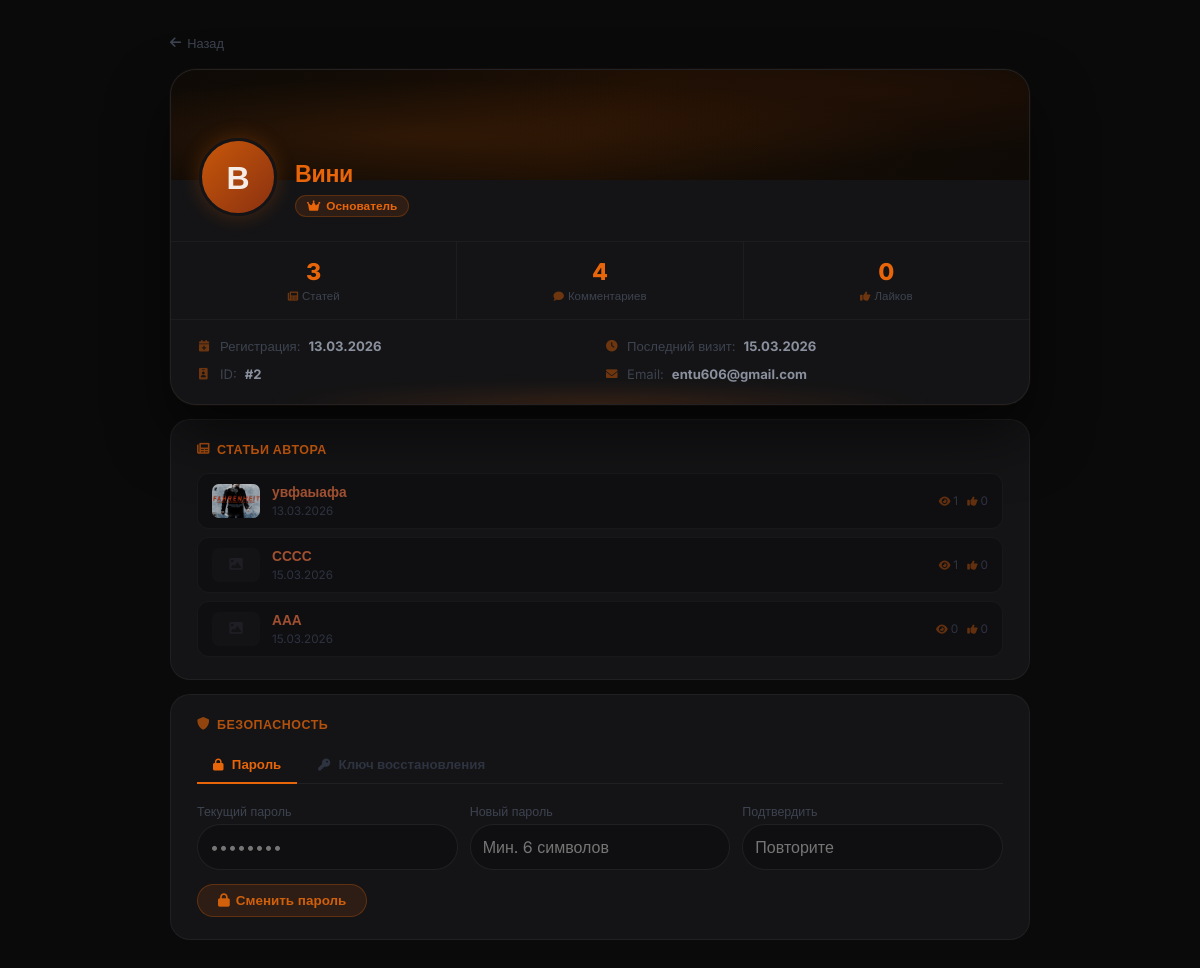
The page /profile/Вини (signed in) on the database as committed earlier.
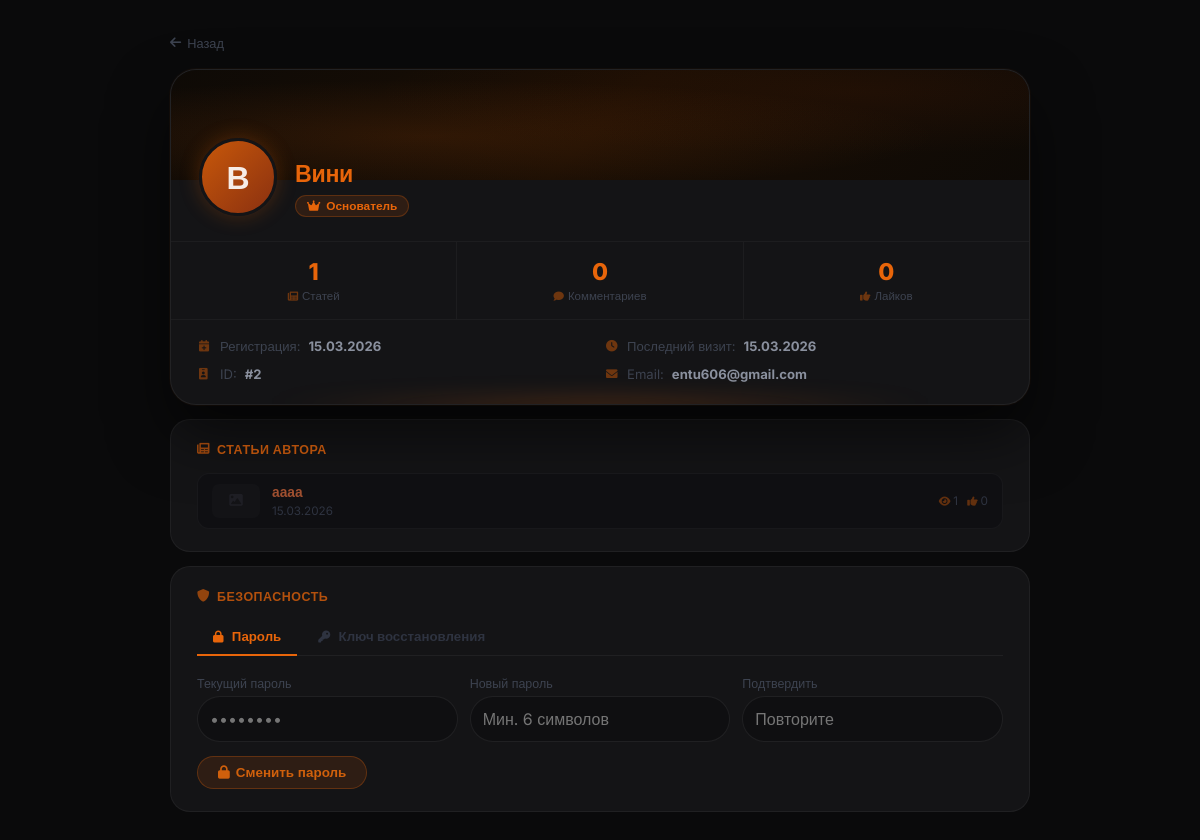
The same page on the database as committed later.
### models.py (models this page shows, shortened)
class User(db.Model, UserMixin):
    __tablename__ = 'users'
    id             = db.Column(db.Integer, primary_key=True)
    username       = db.Column(db.String(80),  unique=True, nullable=False)
    email          = db.Column(db.String(120), unique=True, nullable=False)
    password_hash  = db.Column(db.String(256), nullable=False)
    role           = db.Column(db.Integer, default=0)
    created_at     = db.Column(db.DateTime, default=datetime.utcnow)   # дата регистрации
    last_seen      = db.Column(db.DateTime, default=datetime.utcnow)
    banned_until   = db.Column(db.DateTime, nullable=True)
    ban_reason     = db.Column(db.String(500), nullable=True)
    banned_by_id   = db.Column(db.Integer, db.ForeignKey('users.id'), nullable=True)
    recovery_key   = db.Column(db.String(256), nullable=True)  # хеш секретного ключа восстановления
    avatar         = db.Column(db.String(300), nullable=True)   # путь к аватарке
    articles       = db.relationship('Article',  backref='author',     lazy='dynamic', foreign_keys='Article.author_id')
    comments       = db.relationship('Comment',  backref='author',     lazy='dynamic', foreign_keys='Comment.author_id')
    votes          = db.relationship('Vote',     backref='user',       lazy='dynamic')
    extra_pages    = db.relationship('ExtraPage', backref='author',    lazy='dynamic', foreign_keys='ExtraPage.author_id')
    comment_reactions = db.relationship('CommentReaction', backref='user', lazy='dynamic')
    def is_banned(self):
        if self.banned_until and self.banned_until > datetime.utcnow():
            return True
        return False

class Article(db.Model):
    __tablename__ = 'articles'
    id          = db.Column(db.Integer, primary_key=True)
    title       = db.Column(db.String(300), nullable=False)
    preview     = db.Column(db.Text, nullable=True)       # краткое описание
    content     = db.Column(db.Text, nullable=False)
    image       = db.Column(db.String(500), nullable=True)  # URL изображения (старый способ)
    image_file  = db.Column(db.String(300), nullable=True)  # имя файла загруженного изображения
    video_url   = db.Column(db.String(500), nullable=True)  # ссылка на YouTube
    video_file  = db.Column(db.String(300), nullable=True)  # загруженный видео-файл
    category    = db.Column(db.String(50), default='article')
    views       = db.Column(db.Integer, default=0)
    likes       = db.Column(db.Integer, default=0)
    dislikes    = db.Column(db.Integer, default=0)
    created_at  = db.Column(db.DateTime, default=datetime.utcnow)
    updated_at  = db.Column(db.DateTime, default=datetime.utcnow, onupdate=datetime.utcnow)
    author_id   = db.Column(db.Integer, db.ForeignKey('users.id'), nullable=False)
    game_id     = db.Column(db.Integer, db.ForeignKey('games.id'), nullable=True)
    comments    = db.relationship('Comment',      backref='article', lazy='dynamic',
                                  cascade='all, delete-orphan')
    votes       = db.relationship('Vote',         backref='article', lazy='dynamic',
                                  cascade='all, delete-orphan')
    extra_pages = db.relationship('ExtraPage',    backref='article', lazy='dynamic',
                                  cascade='all, delete-orphan')
    dropdown_items = db.relationship('DropdownItem', backref='article', lazy='dynamic',
                                     cascade='all, delete-orphan', order_by='DropdownItem.order')
    article_views  = db.relationship('ArticleView',  backref='article', lazy='dynamic',
                                     cascade='all, delete-orphan')
    def get_image_url(self):
        if self.image_file:
            return f'/static/uploads/{self.image_file}'
        if self.image:
            return self.image
        return None

### app.py (the view)
@app.route('/profile/<username>')
def profile(username):
    user = User.query.filter_by(username=username).first_or_404()
    return render_template('profile.html', user=user)

### app.py (called while the page is built)
@login_manager.user_loader
def load_user(user_id):
    return User.query.get(int(user_id))

@app.before_request
def update_last_seen():
    if current_user.is_authenticated:
        current_user.last_seen = datetime.utcnow()
        db.session.commit()

@app.after_request
def add_security_headers(response):
    response.headers['X-Content-Type-Options'] = 'nosniff'
    response.headers['X-Frame-Options']        = 'DENY'
    response.headers['X-XSS-Protection']       = '1; mode=block'
    response.headers.pop('Server', None)
    response.headers.pop('X-Powered-By', None)
    return response

### templates/profile.html (shortened to what this page needs)
{% extends "base.html" %}
{% block content %}
<div class="profile-outer">
<div class="profile-inner">
    <a onclick="history.length > 1 ? history.back() : window.location='{{ url_for('forum') }}'; return false;" href="{{ url_for('forum') }}" class="back-link">
        <i class="fas fa-arrow-left"></i> Назад
    </a>
    <div class="profile-main-card">
        <div class="profile-banner"></div>
        <div class="profile-info-row">
            <label class="profile-avatar" {% if user.id == current_user.id %}for="avatarFileQuick" title="Сменить аватарку"{% endif %}>
                {% if user.avatar %}
                    <img src="{{ user.avatar }}" alt="{{ user.username }}">
                {% else %}
                    {{ user.username[0] }}
                {% endif %}
            </label>
            <div class="profile-name-block">
                <div class="profile-username">{{ user.username }}</div>
                {% set role_names = {0: ('Участник', 'fas fa-user'), 1: ('Модератор', 'fas fa-shield-alt'), 2: ('Редактор', 'fas fa-pen'), 3: ('Ст. Модератор', 'fas fa-user-shield'), 4: ('Основатель', 'fas fa-crown')} %}
                {% set rname, ricon = role_names.get(user.role, ('Участник', 'fas fa-user')) %}
                <div class="role-badge role-{{ user.role }}"><i class="{{ ricon }}"></i> {{ rname }}</div>
            </div>
        </div>
        <div class="profile-stats">
            <div class="stat-box">
                <span class="stat-num">{{ user.articles.count() }}</span>
                <div class="stat-lbl"><i class="fas fa-newspaper"></i> Статей</div>
            </div>
            <div class="stat-box">
                <span class="stat-num">{{ user.comments.count() }}</span>
                <div class="stat-lbl"><i class="fas fa-comment"></i> Комментариев</div>
            </div>
            <div class="stat-box">
                <span class="stat-num">{% set tl = namespace(v=0) %}{% for art in user.articles %}{% set tl.v = tl.v + art.likes %}{% endfor %}{{ tl.v }}</span>
                <div class="stat-lbl"><i class="fas fa-thumbs-up"></i> Лайков</div>
            </div>
        </div>
        <div class="profile-details">
            <div class="detail-row"><i class="fas fa-calendar-plus"></i> Регистрация: <strong>{% if user.created_at %}{{ user.created_at.strftime('%d.%m.%Y') }}{% else %}—{% endif %}</strong></div>
            <div class="detail-row"><i class="fas fa-clock"></i> Последний визит: <strong>{% if user.last_seen %}{{ user.last_seen.strftime('%d.%m.%Y') }}{% else %}—{% endif %}</strong></div>
            <div class="detail-row"><i class="fas fa-id-badge"></i> ID: <strong>#{{ user.id }}</strong></div>
            {% if current_user.is_authenticated and (current_user.id == user.id or current_user.role >= 3) %}
            <div class="detail-row"><i class="fas fa-envelope"></i> Email: <strong>{{ user.email }}</strong></div>
            {% endif %}
        </div>
    </div>
    {% if user.articles.count() > 0 %}
    <div class="sub-card">
        <div class="sub-title"><i class="fas fa-newspaper"></i> Статьи автора</div>
        {% for art in user.articles.limit(10) %}
        <a href="{{ url_for('article', article_id=art.id) }}" class="art-item">
            {% if art.get_image_url() %}
                <img src="{{ art.get_image_url() }}" class="art-thumb" alt="">
            {% else %}
                <div class="art-thumb-ph"><i class="fas fa-image" style="font-size:0.85rem;"></i></div>
            {% endif %}
            <div style="flex:1; min-width:0; position:relative; z-index:1;">
                <div class="art-title-text">{{ art.title }}</div>
                <div class="art-date">{{ art.created_at.strftime('%d.%m.%Y') }}</div>
            </div>
            <div class="art-stats" style="position:relative; z-index:1;">
                <span><i class="fas fa-eye"></i> {{ art.views }}</span>
                <span><i class="fas fa-thumbs-up"></i> {{ art.likes }}</span>
            </div>
        </a>
        {% endfor %}
    </div>
    {% endif %}
    {% if current_user.is_authenticated and current_user.id == user.id %}
    <div class="sub-card">
        <div class="sub-title"><i class="fas fa-shield-alt"></i> Безопасность</div>
        <div class="sec-tabs">
            <div class="sec-tab active" onclick="switchTab('panel-pw', this)"><i class="fas fa-lock" style="margin-right:5px;font-size:0.75rem;"></i> Пароль</div>
            <div class="sec-tab" onclick="switchTab('panel-key', this)"><i class="fas fa-key" style="margin-right:5px;font-size:0.75rem;"></i> Ключ восстановления</div>
        </div>
        <div class="sec-panel active" id="panel-pw">
            <form method="POST" action="{{ url_for('change_password') }}">
                <div style="display:grid; grid-template-columns:1fr 1fr 1fr; gap:12px; margin-bottom:14px;">
                    <div><label class="settings-label">Текущий пароль</label><input type="password" name="current_password" class="settings-input" required placeholder="••••••••"></div>
                    <div><label class="settings-label">Новый пароль</label><input type="password" name="new_password" class="settings-input" required placeholder="Мин. 6 символов"></div>
                    <div><label class="settings-label">Подтвердить</label><input type="password" name="confirm_password" class="settings-input" required placeholder="Повторите"></div>
                </div>
                <button type="submit" class="settings-submit"><i class="fas fa-lock"></i> Сменить пароль</button>
            </form>
        </div>
    {% endif %}
</div>
</div>
{% endblock %}

### templates/base.html (shortened to what this page needs)
<!DOCTYPE html>
<html lang="ru">
<head>
    <link rel="stylesheet" href="https://cdnjs.cloudflare.com/ajax/libs/font-awesome/6.0.0-beta3/css/all.min.css">
</head>
<body>
    <div class="container">
        {% block content %}{% endblock %}
    </div>
</body>
</html>

### templates/base.html (style rules this page uses)
* { margin:0; padding:0; box-sizing:border-box; }
body { background:#0a0a0b; color:#f0f0f0; font-family:'Inter',sans-serif; min-height:100vh; display:flex; justify-content:center; align-items:center; padding:20px; }
.container { max-width:800px; width:100%; background:#141416; border-radius:48px; padding:48px; box-shadow:0 0 0 1px rgba(232,101,10,0.06), 0 25px 50px rgba(0,0,0,0.7); border:1px solid rgba(255,255,255,0.06); }
label { display:block; margin-bottom:5px; color:#aaa; }
input[type="text"], input[type="email"], input[type="password"], select { width:100%; padding:12px; background:#0f0f11; border:1px solid rgba(255,255,255,0.07); border-radius:30px; color:#fff; font-size:1rem; }

Rows that differ between the two databases and show on the page:
removed Article: title "СССС", created_at "15.03.2026", views "1", likes "0"
removed Article: title "ААА", created_at "15.03.2026", views "0", likes "0"
changed User "Вини": created_at "13.03.2026" → "15.03.2026"
changed Article: title "увфаыафа" → "аааа"; created_at "13.03.2026" → "15.03.2026"; get_image_url: picture removed
Other text that changed with them:
{{ user.articles.count() }}: "3" → "1"
{{ user.comments.count() }}: "4" → "0"
